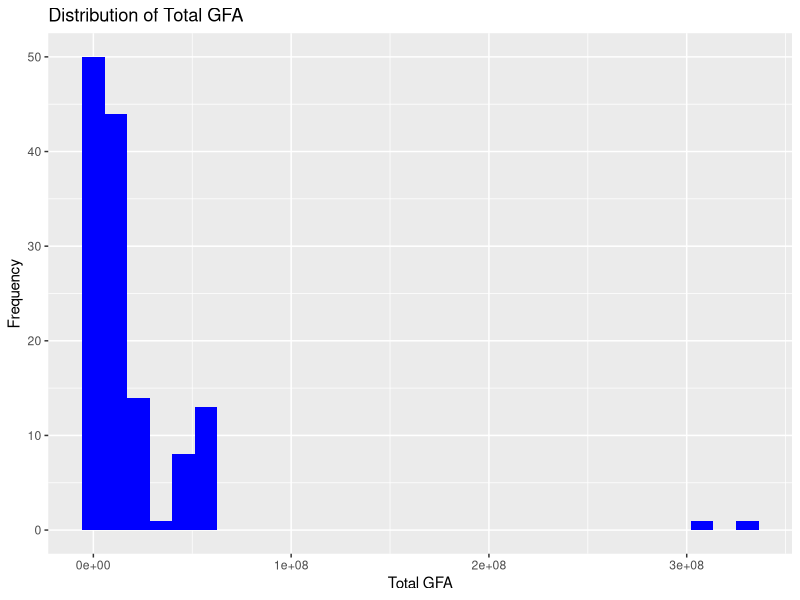
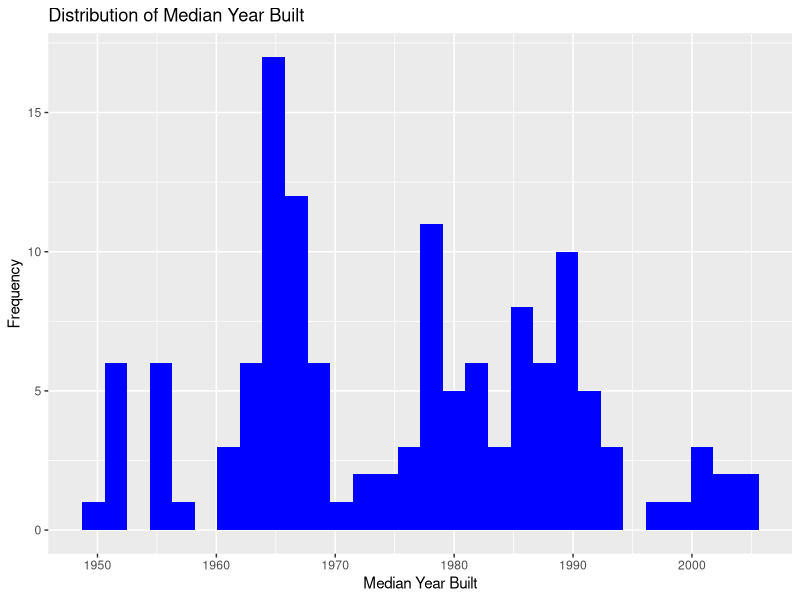
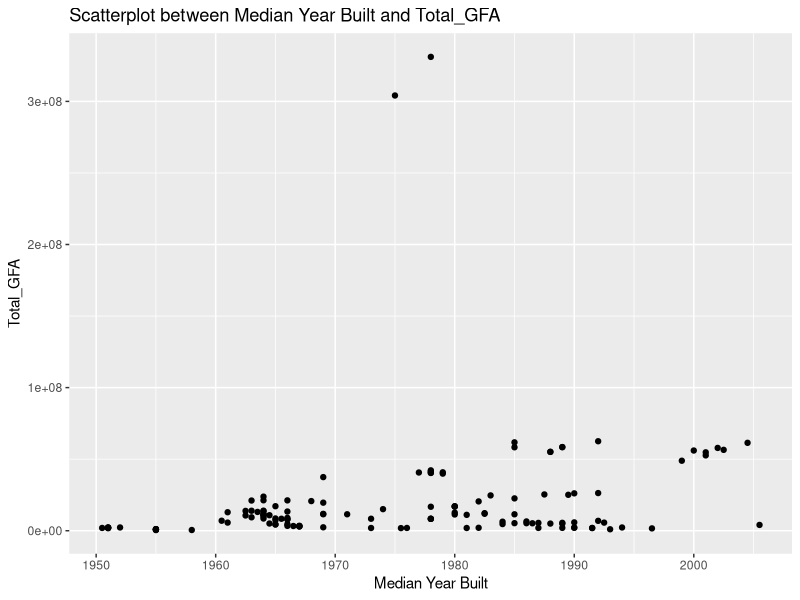
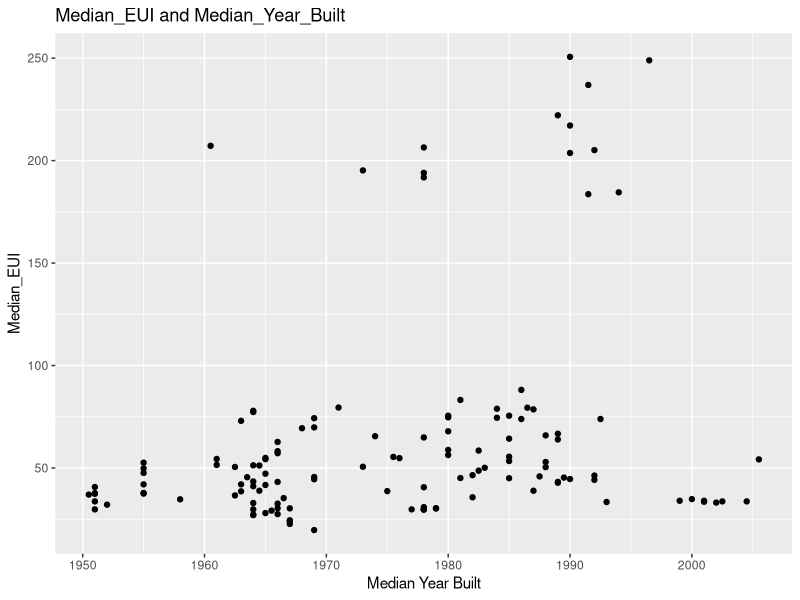
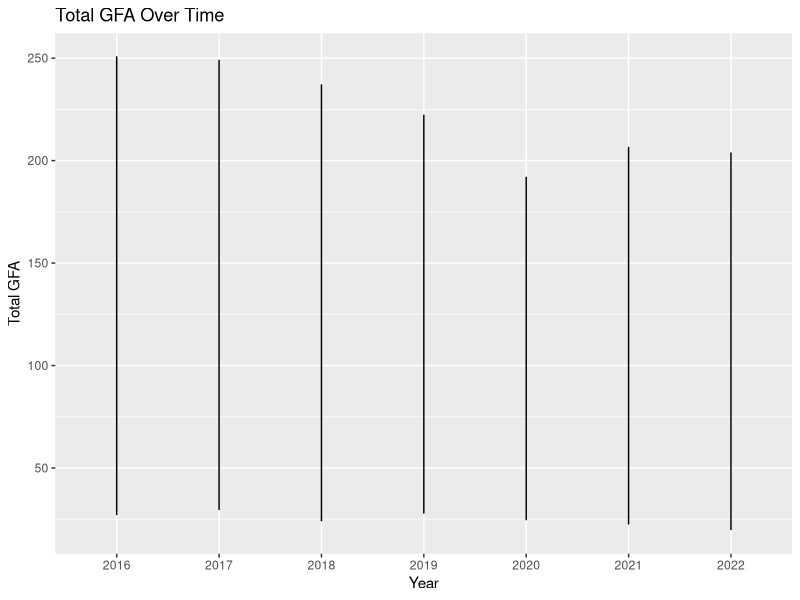
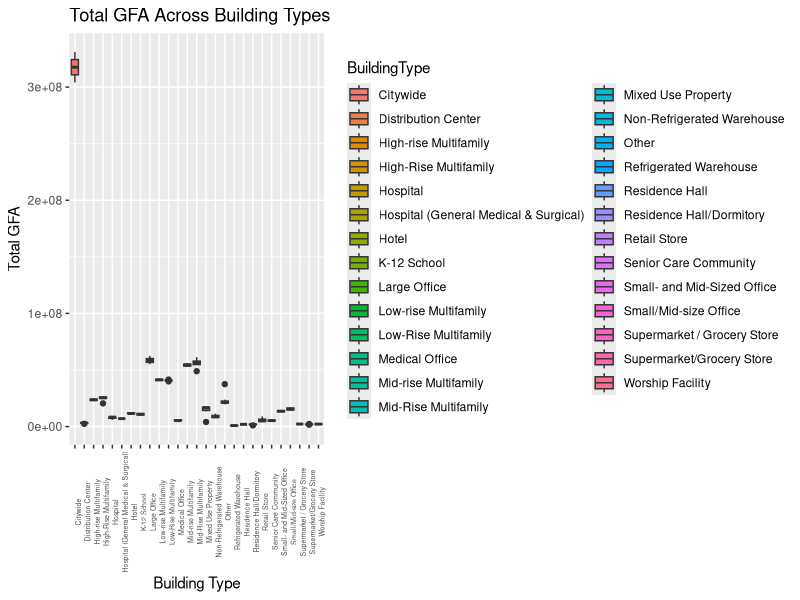

The R source for these figures, in order:
## ---- chunk 1
knitr::opts_chunk$set(echo = TRUE)
## ---- chunk 2
library(dplyr)
data2022 <- read.csv("data/Performance_Ranges_by_Building_Type_2022.csv")
data2021 <- read.csv("data/Performance_Ranges_by_Building_Type_2021.csv")
data2020 <- read.csv("data/Performance_Ranges_by_Building_Type_2020.csv")
data2019 <- read.csv("data/Performance_Ranges_By_Building_Type_2019.csv")
data2018 <- read.csv("data/Performance_Ranges_By_Building_Type_2018.csv")
data2017 <- read.csv("data/Performance_Ranges_by_Building_Type_2017.csv")
data2016 <- read.csv("data/Performance_Ranges_By_Building_Type_2016.csv")
## ---- chunk 3
data2017 <- select(data2017, -c(Low.Outlier.Cutoff, High.Outlier.Cutoff))
data2022 <- na.omit(data2022)
data2021 <- na.omit(data2021)
data2020 <- na.omit(data2020)
data2019 <- na.omit(data2019)
data2018 <- na.omit(data2018)
data2017 <- na.omit(data2017)
data2016 <- na.omit(data2016)
## ---- chunk 4
colnames(data2016) <- c("BuildingType", "Percentile_25th_EUI", "Median_EUI", "Percentile_75th_EUI", "Median_EUI_WN", "Median_Source_EUI", "Median_ES_Score", "Number_of_Buildings", "Total_GFA", "Median_GFA", "Median_Year_Built", "Percent_Electricity", "Percent_Gas", "Percent_Steam", "Percent_Other_Fuel")

colnames(data2017) <- c("BuildingType", "Percentile_25th_EUI", "Median_EUI", "Percentile_75th_EUI", "Median_EUI_WN", "Median_Source_EUI", "Median_ES_Score", "Number_of_Buildings", "Number_of_Buildings_with_ES_Score", "Total_GFA", "Median_GFA", "Median_Year_Built", "Percent_Electricity", "Percent_Gas", "Percent_Steam", "Percent_Other_Fuel")

colnames(data2018) <- c("BuildingType", "Number_of_Buildings", "Percentile_25th_EUI", "Median_EUI", "Percentile_75th_EUI", "Average_Site_EUI", "Average_Site_EUI_WN", "Median_EUI", "Median_ES_Score", "Total_GFA", "Median_GFA", "Median_Year_Built", "Not applies")

colnames(data2019) <- c("BuildingType", "Number_of_Buildings", "Percentile_25th_EUI", "Median_EUI", "Percentile_75th_EUI", "Median_EUI_WN", "Average_Site_EUI", "Average_Site_EUI_WN", "Median_Source_EUI", "Median_ES_Score", "Average_ES_Score", "Total_GFA", "Median_GFA", "Median_Year_Built", "Average_GHGSF", "MedianGHGSF")

colnames(data2020) <- c("BuildingType", "Number_of_Buildings", "Percentile_25th_EUI", "Median_EUI", "Percentile_75th_EUI", "Median_EUI_WN", "Average_Site_EUI", "Average_Site_EUI_WN", "Median_Source_EUI", "Median_ES_Score", "Average_ES_Score", "Total_GFA", "Median_GFA", "Median_Year_Built", "Average_GHGSF", "MedianGHGSF")

colnames(data2021) <- c("BuildingType", "Number_of_Buildings", "Percentile_25th_EUI", "Median_EUI", "Percentile_75th_EUI", "Median_EUI_WN", "Average_Site_EUI", "Average_Site_EUI_WN", "Median_Source_EUI", "Median_ES_Score", "Average_ES_Score", "Total_GFA", "Median_GFA", "Median_Year_Built", "Average_GHGSF", "MedianGHGSF")

colnames(data2022) <- c("BuildingType", "Number_of_Buildings", "Percentile_25th_EUI", "Median_EUI", "Percentile_75th_EUI", "Median_EUI_WN", "Average_Site_EUI", "Average_Site_EUI_WN", "Median_Source_EUI", "Median_ES_Score", "Average_ES_Score", "Total_GFA", "Median_GFA", "Median_Year_Built", "Average_GHGSF", "MedianGHGSF")


data2016 <- data2016[, colnames(data2016) %in% colnames(data2022)]
data2017 <- data2017[, colnames(data2017) %in% colnames(data2022)]
data2018 <- data2018[, colnames(data2018) %in% colnames(data2022)]
data2019 <- data2019[, colnames(data2019) %in% colnames(data2022)]
data2020 <- data2020[, colnames(data2020) %in% colnames(data2022)]
data2021 <- data2021[, colnames(data2021) %in% colnames(data2022)]

data2016 <- data2016[, colnames(data2016) %in% colnames(data2016)]
data2017 <- data2017[, colnames(data2017) %in% colnames(data2016)]
data2018 <- data2018[, colnames(data2018) %in% colnames(data2016)]
data2019 <- data2019[, colnames(data2019) %in% colnames(data2016)]
data2020 <- data2020[, colnames(data2020) %in% colnames(data2016)]
data2021 <- data2021[, colnames(data2021) %in% colnames(data2016)]
data2022 <- data2022[, colnames(data2022) %in% colnames(data2016)]

data2016 <- data2016[, colnames(data2016) %in% colnames(data2018)]
data2017 <- data2017[, colnames(data2017) %in% colnames(data2018)]
data2018 <- data2018[, colnames(data2018) %in% colnames(data2018)]
data2019 <- data2019[, colnames(data2019) %in% colnames(data2018)]
data2020 <- data2020[, colnames(data2020) %in% colnames(data2018)]
data2021 <- data2021[, colnames(data2021) %in% colnames(data2018)]
data2022 <- data2022[, colnames(data2022) %in% colnames(data2018)]

library(dplyr)
data2022 <- mutate(data2022, Year = 2022)
data2021 <- mutate(data2021, Year = 2021)
data2020 <- mutate(data2020, Year = 2020)
data2019 <- mutate(data2019, Year = 2019)
data2018 <- mutate(data2018, Year = 2018)
data2017 <- mutate(data2017, Year = 2017)
data2016 <- mutate(data2016, Year = 2016)
## ---- chunk 5

combined_data <- bind_rows(
  mutate(data2016, Year = 2016),
  mutate(data2017, Year = 2017),
  mutate(data2018, Year = 2018),
  mutate(data2019, Year = 2019),
  mutate(data2020, Year = 2020),
  mutate(data2021, Year = 2021),
  mutate(data2022, Year = 2022)
)


## ---- chunk 6
library(ggplot2)
ggplot(combined_data, aes(x = Total_GFA)) +
  geom_histogram(fill = "blue") +
  labs(title = "Distribution of Total GFA",
       x = "Total GFA",
       y = "Frequency")

ggplot(combined_data, aes(x = Median_Year_Built)) +
  geom_histogram(fill = "blue") +
  labs(title = "Distribution of Median Year Built",
       x = "Median Year Built",
       y = "Frequency")
## ---- chunk 7
print("Total GFA")
summary(combined_data$Total_GFA)

print("Median ES Score")
summary(combined_data$Median_ES_Score)

## ---- chunk 8
ggplot(combined_data, aes(x = Median_Year_Built, y = Total_GFA)) +
  geom_point() +
  labs(title = "Scatterplot between Median Year Built and Total_GFA",
       x = "Median Year Built",
       y = "Total_GFA")

## ---- chunk 9
ggplot(combined_data, aes(x = Median_Year_Built, y = Median_EUI)) +
  geom_point() +
  labs(title = "Median_EUI and Median_Year_Built",
       x = "Median Year Built",
       y = "Median_EUI")

## ---- chunk 10
ggplot(combined_data, aes(x = as.factor(Year), y = Median_EUI)) +
  geom_line() +
  labs(title = "Total GFA Over Time",
       x = "Year",
       y = "Total GFA")
## ---- chunk 11
ggplot(combined_data, aes(x = BuildingType, y = Total_GFA, fill = BuildingType)) +
  geom_boxplot() +
  labs(title = "Total GFA Across Building Types",
       x = "Building Type",
       y = "Total GFA") +
  theme(axis.text.x = element_text(angle = 90, size = 5)) 
